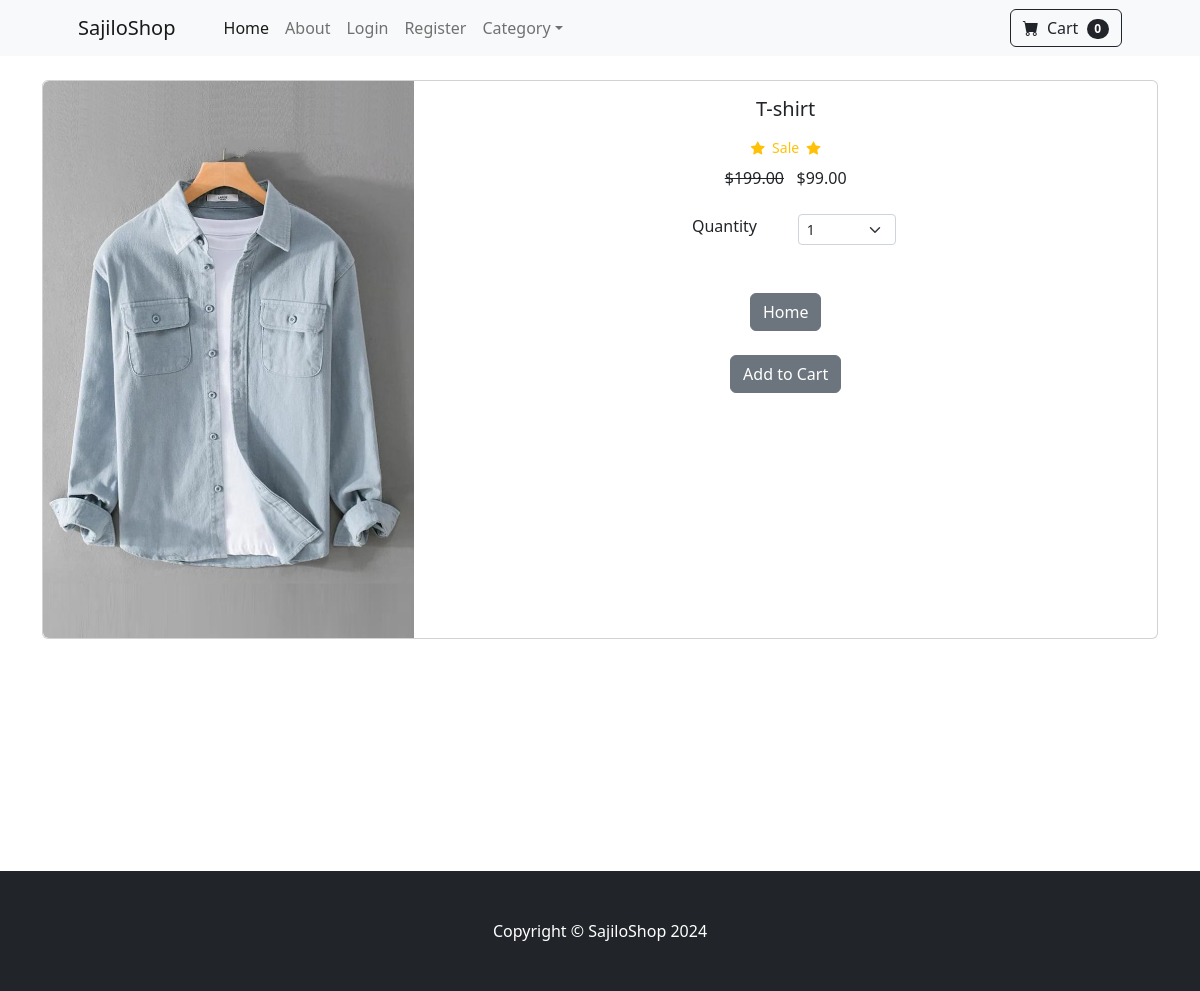
The app's page /product/3 with its own data.
### store/models.py (models this page shows, shortened)
class Product(models.Model):
    name = models.CharField(max_length=50)
    price = models.DecimalField(default=-8, decimal_places=2, max_digits=6)
    category =models.ForeignKey(Category, on_delete=models.CASCADE, default=1)
    description = models.CharField(max_length=250, default='', blank=True)
    image = models.ImageField(upload_to='uploads/product/')
    is_sale = models.BooleanField(default=False)
    sale_price = models.DecimalField(default=0, decimal_places=2, max_digits=6)

### store/views.py (the view)
# urls.py: path('product/<int:pk>', product, name='product'),
def product(request, pk):
    product = Product.objects.get(id=pk)
    return render(request, 'product.html', {'product':product})

### cart/cart.py (called while the page is built)
    def __len__(self):
        return len(self.cart)

### cart/context_processors.py (called while the page is built)
def cart(request):
    return {'cart': Cart(request)}

### store/templates/product.html (shortened to what this page needs)
{% extends "base.html" %}
{% load static %}
{% block content %}
<br>
<div class="container">
    <div class="card mb-3">
        <div class="row g-0">
          <div class="col-md-4">
            <img src="{{ product.image.url }}" class="img-fluid rounded-start" alt="...">
          </div>
          <div class="col-md-8">
            <div class="card-body">
                <center>
              <h5 class="card-title">{{ product.name }}</h5>
                {% if product.is_sale %}
                    <div class="d-flex justify-content-center small text-warning mb-2">
                        <div class="bi-star-fill"></div>
                        &nbsp;&nbsp;Sale&nbsp;&nbsp;
                        <div class="bi-star-fill"></div>
                    </div>
                    <strike>${{ product.price }}</strike>
                    &nbsp;
                    ${{ product.sale_price }}
                {% else %}
                    ${{ product.price }}
                {% endif %}
                    <br><br/>
                    <div class="row justify-content-center">
                      <div class="col-md-2">Quantity</div>
                      <div class="col-md-2">
                        <select class="form-select form-select-sm" id="qty-cart">
                          <option value="1">1</option>
                        </select>
                      </div>
                    </div>
                    <br><br/>
              <a href="{% url 'home' %}" class="btn btn-secondary">Home</a>
              <br><br>
              <button type="button" value="{{ product.id }}" class="btn btn-secondary" id="add-cart">Add to Cart</button>
            </center>
            </div>
          </div>
        </div>
      </div>
</div>
<br>
<br>
<br>
<br>
<br>
<br>
<br>
<br>
<br>
{% endblock %}

### records on screen
Product: image (picture), name "T-shirt", price "199.00", sale_price "99.00"

### other values on screen
{{ cart|length }} "0"
